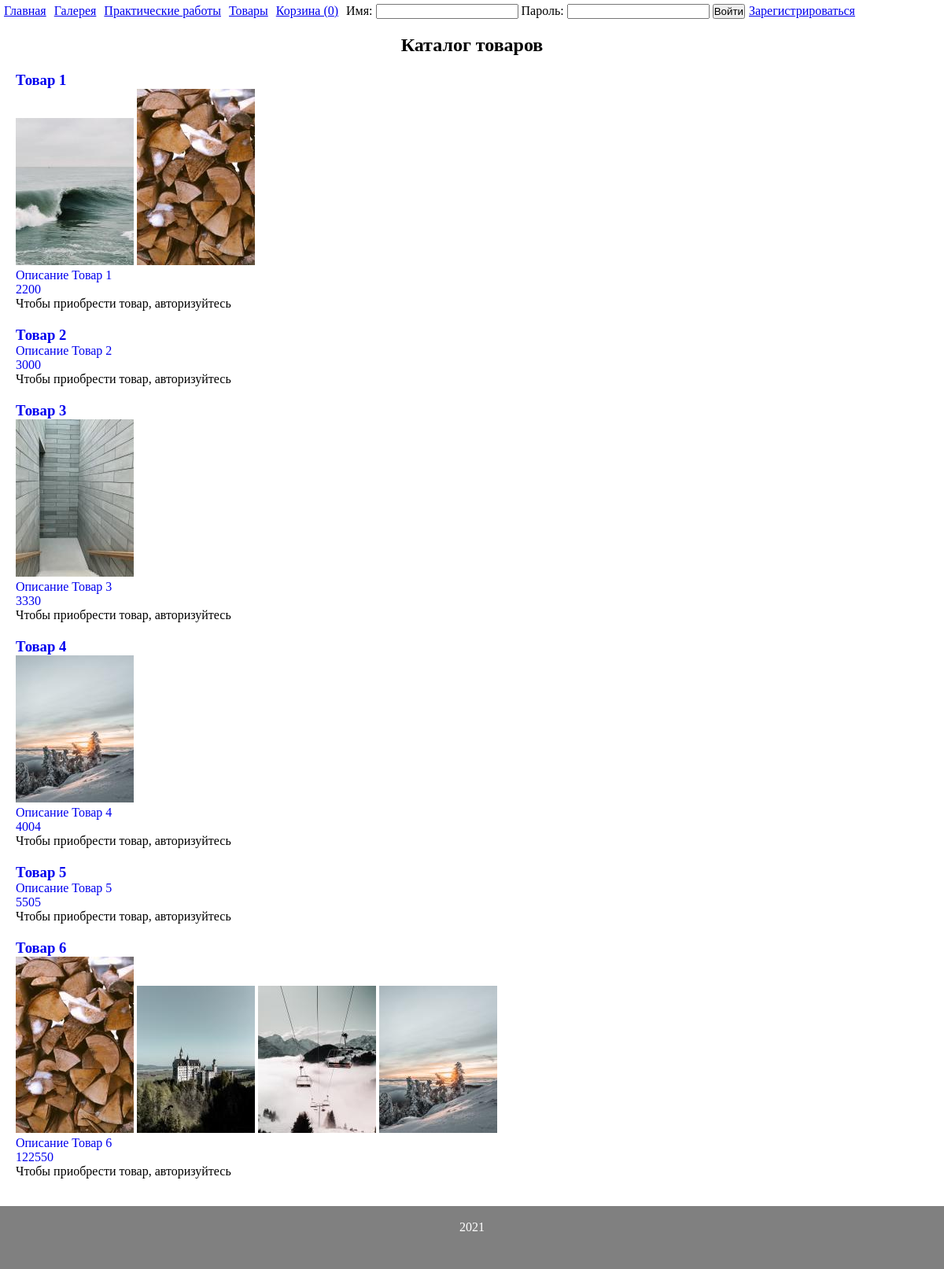
Page /products on the committed database.
### tables this page shows
CREATE TABLE `products` (
  `id` int(11) NOT NULL,
  `name` mediumtext NOT NULL,
  `description` mediumtext NOT NULL,
  `more_description` text NOT NULL,
  `price` int(11) NOT NULL,
  `sreated_at` date NOT NULL
);

CREATE TABLE `pictures` (
  `id` int(11) NOT NULL,
  `id_products` int(11) NOT NULL,
  `image` mediumtext NOT NULL,
  `size` int(11) NOT NULL
);

### engine/db_connections.php (called while the page is built, shortened)
<?php
function getConnect() {
    static $db = null;
    if (is_null($db)) {
        $db = @mysqli_connect(DB_HOST . ':' . DB_PORT, DB_USERNAME, DB_PASSWORD, DB_DATABASE) or die("Ошибка " . mysqli_connect_error());
    }
    return $db;
}
function getDBRequest($request) {
    $res = @mysqli_query(getConnect(), $request) or die(mysqli_error(getConnect()));
    if ($res === true) {
        $row = true;
    } else if (isset($res->num_rows)) {
        $row = mysqli_fetch_all($res, MYSQLI_ASSOC);
    } else {
        $row = false;
    }
    return $row;
}

### models/basket.php (called while the page is built, shortened)
<?php
function countInBasket($sessionId) {
    $count =  getDBRequest("SELECT COUNT(id_products) AS count FROM basket WHERE id_session='{$sessionId}'");
    return $count[0]['count'];
}

### engine/controller.php (called while the page is built, shortened)
<?php
function prepareVariables($url_array) {
    if ($url_array[1] == "") {
        $params['page'] = 'index';
    } else {
        $params['page'] = $url_array[1];
    }
    $params['countP'] = countInBasket(session_id());
    $params['layout'] = 'app';
    switch ($params['page']) {
        case 'products':
            $params['page'] = implode('/', ['catalog', $url_array[1]]);
            $params['products'] = getProducts();
            $params['pictures'] = getPictures();
            break;
    }
    return $params;
}

### models/products.php (called while the page is built, shortened)
<?php
function getProducts($limit = null) {
    if (is_null($limit)) {
        return getDBRequest('SELECT * FROM products');
    } else {
        return getDBRequest("SELECT * FROM products LIMIT {$limit}");
    }
}
function getPictures() {
    return getDBRequest('SELECT * FROM pictures');
}

### models/users.php (called while the page is built, shortened)
<?
function secPassword($pass) {
    return password_hash($pass, PASSWORD_DEFAULT);
}
function hasUser($req) {
    $user = getDBRequest("SELECT * FROM users WHERE username='{$req}'");
    if ($req === $user[0]['username']) {
        $user[0]['role'] = secPassword($user[0]['role']);
        return $user[0];
    } else {
        return false;
    }
}

### templates/catalog/products.php (the view, shortened to what this page needs)
<div class="titlePage">
    <h2>Каталог товаров</h2>
</div>
<div>
    <?php if (!empty($products)):
        foreach ($products as $item): ?>
        <form action="/buy" method="post">
            <div class="galleryCard">
                <a href="/item/<?=$item['id']?>" style="text-decoration: none;">
                    <h3><?=$item['name']?></h3>
                    <?php if(!empty($pictures)): ?>
                        <?php foreach($pictures as $pic): ?>
                            <?php if($pic['id_products'] == $item['id']): ?>
                                <img src='/img/products/tmb/<?=$pic['image']?>' width="150" alt="">
                            <?php endif; ?>
                        <?php endforeach; ?>
                    <?php endif; ?>
                    <div><?=$item['description']?></div>
                    <span><?=$item['price']?></span>
                </a>
                <?php if ($username): ?>
                    <button type="submit">Купить</button>
                <?php else: ?>
                    <div>Чтобы приобрести товар, авторизуйтесь</div>
                <?php endif; ?>
            </div>
        </form>
    <?php endforeach;
        endif; ?>
</div>

### public/index.php (shortened to what this page needs)
<?php
$url_array = explode('/', $_SERVER['REQUEST_URI']);
$params = prepareVariables($url_array);
if (isset($params['page'])) {
    $page = $params['page'];
    unset($params['page']);
}
$params['username'] = hasUser($_SESSION['username'])['username'];
echo render($page, $params);

### engine/functions.php (shortened to what this page needs)
<?php
function render($page, $params) {
    $year = date('Y');
    return renderTemplate(LAYOUTS_DIR . $params['layout'], [
        'menu' => renderTemplate('/layouts/menu', $params),
        'auth' => renderTemplate('/layouts/auth', $params),
        'content' => renderTemplate($page, $params),
        'year' => $year
    ]);
}
function renderTemplate($page, $params = []) {
    $fileName = TEMPLATES_DIR . $page . ".php";
    if (file_exists($fileName)) {
        include $fileName;
    }
    return ob_get_clean();
}

### templates/layouts/menu.php
<?php
$nav = [
    [
        'title' => 'Главная',
        'uri' => '/'
    ],
    [
        'title' => 'Галерея',
        'uri' => '/gallery'
    ],
    [
        'title' => 'Практические работы',
        'uri' => '#',
        'subitems' => [
            [
                'title' => 'Практическая работа №3',
                'uri' => "/third"
            ],
            [
                'title' => 'Практическая работа №4',
                'uri' => "/fourth"
            ],
            [
                'title' => 'Практическая работа №5',
                'uri' => "/fifth"
            ],
            [
                'title' => 'Практическая работа №6',
                'uri' => "/sixth"
            ]
        ]
    ],
    [
        'title' => "Товары",
        'uri' => '#',
        'subitems' => [
            [
                'title' => 'Каталог',
                'uri' => "/products"
            ],
            [
                'title' => 'Добавить в каталог',
                'uri' => "/edit-item"
            ]
        ]
    ],
    [
        'title' => "Корзина (".$countP.")",
        'uri' => '/basket'
    ]
];
echo setMenu($nav);

### models/menu.php
<?php
function setMenu($arrMenu) {
    $strOut = '<ul>';
        foreach ($arrMenu as $key) {
            $strOut .= "<li><a href=\"{$key['uri']}\">{$key['title']}</a>";
            if (isset($key['subitems'])) {
                $strOut .= "<ul>";
                $strOut .= setMenu($key['subitems']);
                $strOut .= "</ul>";
            }
            $strOut .= "</li>";
        }
    $strOut .= '</ul>';
    return $strOut;
}

### templates/layouts/auth.php
<div class="n-auth">
    <?php if ($username): ?>
        <span>Добро пожаловать, <?=$username?></span>
        <div style="padding-left: 5px;"><a href="/logout">Выйти</a></div>
    <?php else: ?>
        <form action="/auth" method="post">
        Имя:
        <input type="text" name="username">
        Пароль:
        <input type="password" name="password">
        <button type="submit">Войти</button>
        </form>
        <div class="b-auth">
            <a href="/register">Зарегистрироваться</a>
        </div>
    <?php endif; ?>
</div>

### templates/layouts/app.php (shortened to what this page needs)
<!DOCTYPE html>
<html lang="ru">
    <head>
        <link rel="stylesheet" href="/css/main.css">
    </head>
    <body>
        <nav>
            <?=$menu?>
            <?=$auth?>
        </nav>
            <?=$content?>
        <footer>
            <div class="year">
                <?=$year?>
            </div>
        </footer>
    </body>
</html>

### public/css/main.css (style rules this page uses)
* { margin: 0; padding: 0; }
body { display: -webkit-box; display: -ms-flexbox; display: flex; -webkit-box-orient: vertical; -webkit-box-direction: normal; -ms-flex-direction: column; flex-direction: column; }
nav { display: -webkit-box; display: -ms-flexbox; display: flex; }
.n-auth { padding: 5px; display: -webkit-box; display: -ms-flexbox; display: flex; }
.b-auth { padding-left: 5px; }
nav ul { display: -webkit-box; display: -ms-flexbox; display: flex; list-style-type: none; }
nav li { padding: 5px; }
h1, h2, footer { margin-top: 15px; }
.titlePage { text-align: center; }
.galleryCard { display: -ms-grid; display: grid; margin: 20px; }
form { margin: 0 auto; }
footer { text-align: center; background-color: grey; color: white; height: 10vh; white-space: pre-line; display: -webkit-box; display: -ms-flexbox; display: flex; -webkit-box-pack: center; -ms-flex-pack: center; justify-content: center; }

### rows in the picture
products: name "Товар 1", description "Описание Товар 1", price "2200"
pictures: image (picture)
pictures: image (picture)
products: name "Товар 2", description "Описание Товар 2", price "3000"
products: name "Товар 3", description "Описание Товар 3", price "3330"
pictures: image (picture)
products: name "Товар 4", description "Описание Товар 4", price "4004"
pictures: image (picture)
products: name "Товар 5", description "Описание Товар 5", price "5505"
products: name "Товар 6", description "Описание Товар 6", price "122550"
pictures: image (picture)
pictures: image (picture)
pictures: image (picture)
pictures: image (picture)

### other values in the picture
$key['title'] "Главная"
$key['title'] "Галерея"
$key['title'] "Практические работы"
$key['title'] "Товары"
$key['title'] "Корзина (0)"
